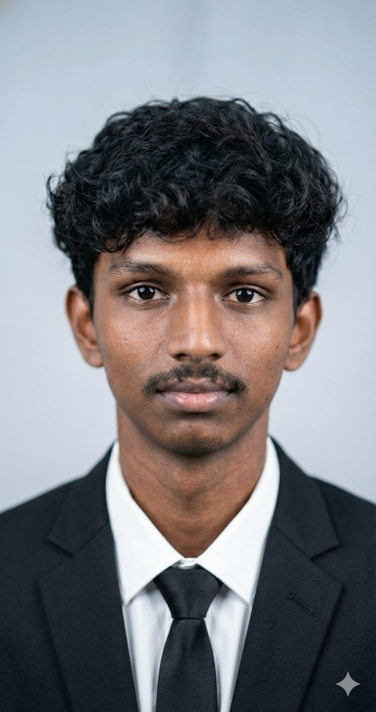
#> input picture my-face.jpeg, 752 x 1424 px (shown at 1/2 size)
$ python ascii_art.py
#> lines starting #> are read from the running program, lines starting #| are printed output that depends on the picture
#> in main, image is the input picture: PIL image 752x1424 RGB; mean R, G, B 124, 123.8, 128.3
import sys
from PIL import Image

# ASCII characters ordered from darkest to lightest
ASCII_CHARS = ["@", "#", "S", "%", "?", "*", "+", ";", ":", ",", "."]

def resize_image(image, new_width=100):
#> called with new_width = 80
    width, height = image.size
#> width = 752; height = 1424
    # Console characters are typically twice as tall as they are wide.
    # We multiply by 0.5 to correct the aspect ratio.
    ratio = height / width * 0.5
#> ratio = 0.947
    new_height = int(new_width * ratio)
#> new_height = 75
    resized_image = image.resize((new_width, new_height))
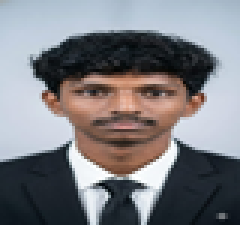
#> resized_image: PIL image 80x75 RGB (shown 3 times larger); mean R, G, B 124, 123.8, 128.3
    return resized_image

def grayify(image):
    return image.convert("L")
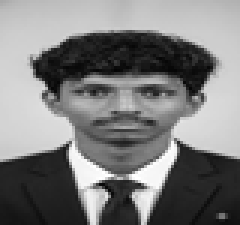
#> returned value: PIL image 80x75 L (shown 3 times larger); min 3, max 255, mean 124.4

def pixels_to_ascii(image):
    pixels = image.getdata()
    # Map pixel intensity (0-255) to the ASCII_CHARS array
    characters = "".join([ASCII_CHARS[min(pixel//25, len(ASCII_CHARS)-1)] for pixel in pixels])
    return characters

def main(new_width=80):
    path = "my-face.jpeg"
    try:
        image = Image.open(path)
    except Exception as e:
        print(f"Unable to open image file {path}.")
        print(e)
        return

    # Process image
    resized = resize_image(image, new_width=new_width)
    gray = grayify(resized)
    new_image_data = pixels_to_ascii(gray)

    # Format into a grid
    pixel_count = len(new_image_data)
#> pixel_count = 6000
    ascii_image = "\n".join([new_image_data[index:(index+new_width)] for index in range(0, pixel_count, new_width)])

    # Save to file
    with open("face_ascii.txt", "w") as f:
        f.write(ascii_image)

    print("Success! Your ASCII face has been saved to face_ascii.txt")

if __name__ == "__main__":
    main()
